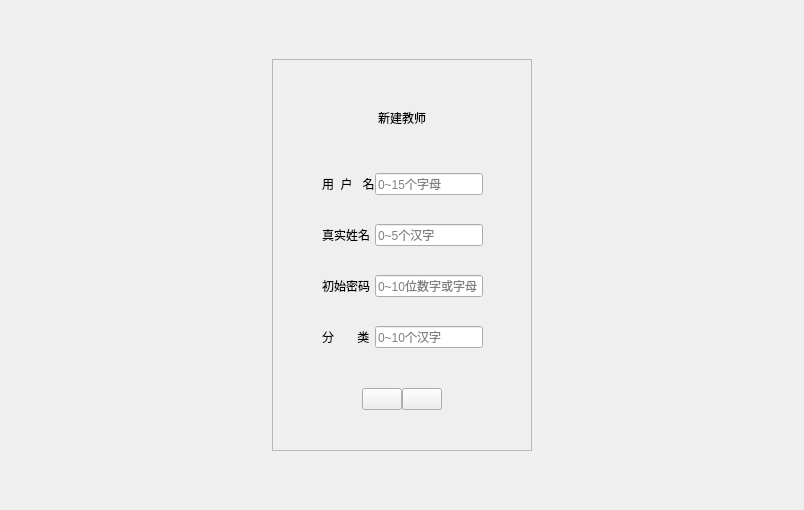
<?xml version="1.0" encoding="UTF-8"?>
<ui version="4.0">
 <class>SYAddUserWindow</class>
 <widget class="QWidget" name="SYAddUserWindow">
  <property name="geometry">
   <rect>
    <x>0</x>
    <y>0</y>
    <width>804</width>
    <height>510</height>
   </rect>
  </property>
  <property name="windowTitle">
   <string>SimLaparo</string>
  </property>
  <layout class="QVBoxLayout" name="verticalLayout_2">
   <property name="spacing">
    <number>0</number>
   </property>
   <item>
    <spacer name="verticalSpacer_5">
     <property name="orientation">
      <enum>Qt::Vertical</enum>
     </property>
     <property name="sizeHint" stdset="0">
      <size>
       <width>20</width>
       <height>46</height>
      </size>
     </property>
    </spacer>
   </item>
   <item>
    <layout class="QHBoxLayout" name="horizontalLayout_4">
     <property name="spacing">
      <number>0</number>
     </property>
     <item>
      <spacer name="horizontalSpacer_9">
       <property name="orientation">
        <enum>Qt::Horizontal</enum>
       </property>
       <property name="sizeHint" stdset="0">
        <size>
         <width>40</width>
         <height>20</height>
        </size>
       </property>
      </spacer>
     </item>
     <item>
      <widget class="QFrame" name="backgroundFrame">
       <property name="frameShape">
        <enum>QFrame::StyledPanel</enum>
       </property>
       <property name="frameShadow">
        <enum>QFrame::Raised</enum>
       </property>
       <layout class="QVBoxLayout" name="verticalLayout">
        <property name="spacing">
         <number>0</number>
        </property>
        <property name="leftMargin">
         <number>0</number>
        </property>
        <property name="topMargin">
         <number>0</number>
        </property>
        <property name="rightMargin">
         <number>0</number>
        </property>
        <property name="bottomMargin">
         <number>0</number>
        </property>
        <item>
         <spacer name="verticalSpacer">
          <property name="orientation">
           <enum>Qt::Vertical</enum>
          </property>
          <property name="sizeType">
           <enum>QSizePolicy::Fixed</enum>
          </property>
          <property name="sizeHint" stdset="0">
           <size>
            <width>20</width>
            <height>48</height>
           </size>
          </property>
         </spacer>
        </item>
        <item>
         <layout class="QHBoxLayout" name="horizontalLayout">
          <property name="spacing">
           <number>0</number>
          </property>
          <property name="leftMargin">
           <number>0</number>
          </property>
          <property name="topMargin">
           <number>0</number>
          </property>
          <property name="rightMargin">
           <number>0</number>
          </property>
          <property name="bottomMargin">
           <number>0</number>
          </property>
          <item>
           <spacer name="horizontalSpacer_2">
            <property name="orientation">
             <enum>Qt::Horizontal</enum>
            </property>
            <property name="sizeHint" stdset="0">
             <size>
              <width>40</width>
              <height>20</height>
             </size>
            </property>
           </spacer>
          </item>
          <item>
           <widget class="QLabel" name="titleLabel">
            <property name="text">
             <string>新建教师</string>
            </property>
           </widget>
          </item>
          <item>
           <spacer name="horizontalSpacer">
            <property name="orientation">
             <enum>Qt::Horizontal</enum>
            </property>
            <property name="sizeHint" stdset="0">
             <size>
              <width>40</width>
              <height>20</height>
             </size>
            </property>
           </spacer>
          </item>
         </layout>
        </item>
        <item>
         <spacer name="verticalSpacer_4">
          <property name="orientation">
           <enum>Qt::Vertical</enum>
          </property>
          <property name="sizeType">
           <enum>QSizePolicy::Fixed</enum>
          </property>
          <property name="sizeHint" stdset="0">
           <size>
            <width>20</width>
            <height>45</height>
           </size>
          </property>
         </spacer>
        </item>
        <item>
         <layout class="QHBoxLayout" name="horizontalLayout_3">
          <property name="spacing">
           <number>0</number>
          </property>
          <property name="leftMargin">
           <number>0</number>
          </property>
          <property name="topMargin">
           <number>0</number>
          </property>
          <property name="rightMargin">
           <number>0</number>
          </property>
          <property name="bottomMargin">
           <number>0</number>
          </property>
          <item>
           <spacer name="horizontalSpacer_7">
            <property name="orientation">
             <enum>Qt::Horizontal</enum>
            </property>
            <property name="sizeHint" stdset="0">
             <size>
              <width>40</width>
              <height>20</height>
             </size>
            </property>
           </spacer>
          </item>
          <item>
           <layout class="QFormLayout" name="formLayout">
            <property name="verticalSpacing">
             <number>29</number>
            </property>
            <item row="0" column="0">
             <widget class="QLabel" name="userNameLabel">
              <property name="text">
               <string>用  户   名</string>
              </property>
             </widget>
            </item>
            <item row="0" column="1">
             <widget class="QLineEdit" name="userNameLineEdit">
              <property name="placeholderText">
               <string>0~15个字母</string>
              </property>
             </widget>
            </item>
            <item row="1" column="0">
             <widget class="QLabel" name="realNameLabel">
              <property name="text">
               <string>真实姓名</string>
              </property>
             </widget>
            </item>
            <item row="2" column="0">
             <widget class="QLabel" name="initPasswordLabel">
              <property name="text">
               <string>初始密码</string>
              </property>
             </widget>
            </item>
            <item row="3" column="0">
             <widget class="QLabel" name="classLabel">
              <property name="text">
               <string>分       类</string>
              </property>
             </widget>
            </item>
            <item row="1" column="1">
             <widget class="QLineEdit" name="realNameLineEdit">
              <property name="placeholderText">
               <string>0~5个汉字</string>
              </property>
             </widget>
            </item>
            <item row="2" column="1">
             <widget class="QLineEdit" name="initPasswordLineEdit">
              <property name="placeholderText">
               <string>0~10位数字或字母</string>
              </property>
             </widget>
            </item>
            <item row="3" column="1">
             <widget class="QLineEdit" name="classLineEdit">
              <property name="placeholderText">
               <string>0~10个汉字</string>
              </property>
             </widget>
            </item>
           </layout>
          </item>
          <item>
           <spacer name="horizontalSpacer_6">
            <property name="orientation">
             <enum>Qt::Horizontal</enum>
            </property>
            <property name="sizeHint" stdset="0">
             <size>
              <width>40</width>
              <height>20</height>
             </size>
            </property>
           </spacer>
          </item>
         </layout>
        </item>
        <item>
         <spacer name="verticalSpacer_3">
          <property name="orientation">
           <enum>Qt::Vertical</enum>
          </property>
          <property name="sizeHint" stdset="0">
           <size>
            <width>20</width>
            <height>40</height>
           </size>
          </property>
         </spacer>
        </item>
        <item>
         <layout class="QHBoxLayout" name="horizontalLayout_2">
          <property name="spacing">
           <number>0</number>
          </property>
          <property name="leftMargin">
           <number>0</number>
          </property>
          <property name="topMargin">
           <number>0</number>
          </property>
          <property name="rightMargin">
           <number>0</number>
          </property>
          <property name="bottomMargin">
           <number>0</number>
          </property>
          <item>
           <spacer name="horizontalSpacer_4">
            <property name="orientation">
             <enum>Qt::Horizontal</enum>
            </property>
            <property name="sizeHint" stdset="0">
             <size>
              <width>40</width>
              <height>20</height>
             </size>
            </property>
           </spacer>
          </item>
          <item>
           <widget class="QPushButton" name="cancelBtn">
            <property name="text">
             <string/>
            </property>
           </widget>
          </item>
          <item>
           <widget class="QPushButton" name="okBtn">
            <property name="text">
             <string/>
            </property>
           </widget>
          </item>
          <item>
           <spacer name="horizontalSpacer_3">
            <property name="orientation">
             <enum>Qt::Horizontal</enum>
            </property>
            <property name="sizeHint" stdset="0">
             <size>
              <width>40</width>
              <height>20</height>
             </size>
            </property>
           </spacer>
          </item>
         </layout>
        </item>
        <item>
         <spacer name="verticalSpacer_2">
          <property name="orientation">
           <enum>Qt::Vertical</enum>
          </property>
          <property name="sizeHint" stdset="0">
           <size>
            <width>20</width>
            <height>40</height>
           </size>
          </property>
         </spacer>
        </item>
       </layout>
      </widget>
     </item>
     <item>
      <spacer name="horizontalSpacer_8">
       <property name="orientation">
        <enum>Qt::Horizontal</enum>
       </property>
       <property name="sizeHint" stdset="0">
        <size>
         <width>40</width>
         <height>20</height>
        </size>
       </property>
      </spacer>
     </item>
    </layout>
   </item>
   <item>
    <spacer name="verticalSpacer_6">
     <property name="orientation">
      <enum>Qt::Vertical</enum>
     </property>
     <property name="sizeHint" stdset="0">
      <size>
       <width>20</width>
       <height>45</height>
      </size>
     </property>
    </spacer>
   </item>
  </layout>
 </widget>
 <resources/>
 <connections/>
</ui>
